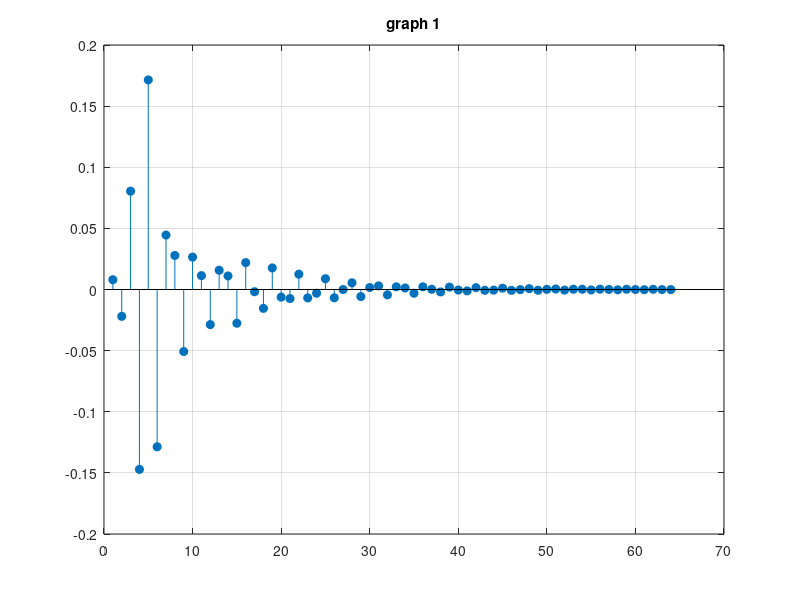
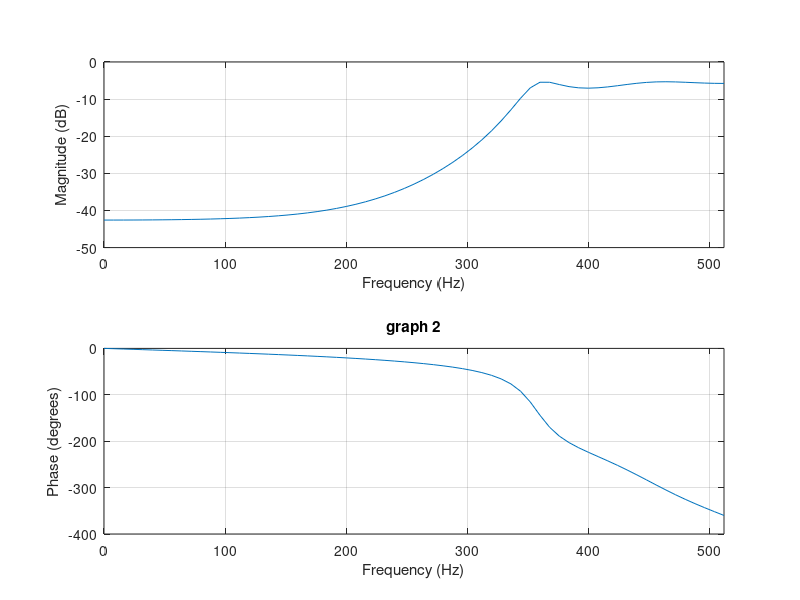

MATLAB code for these plots, in order:
clear;
N=64;
x=[1 zeros(1,N-1)];
num=[0.008 -0.003 0.05 -0.003 0.008];
den=[1 2.37 2.7 1.6 0.41];
y=filter(num,den,x);
figure(1);
n=1:N;
stem(n,y,'fill');grid on;title('graph 1');
figure(2);
Fs=1024;
freqz(num,den,N,Fs);grid on;title('graph 2');